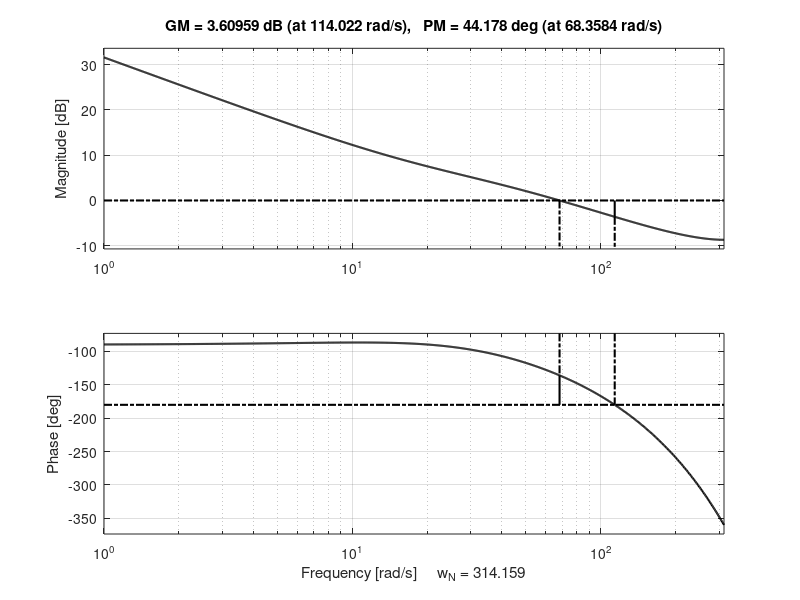

Here is the MATLAB script that generated this plot: (Note: this script raises an error after producing the figure.)
clear all; close all; clc;

Ts = 0.01;     % Sampletijd van de Arduino (10 ms = 100 Hz)
PM = 45;       % Doel faserand (deg)
APL = 15;      % Additional Phase Lag (deg)
phi_target = -180 + PM + APL; % -120°

%% 1. PARAMETERS UIT ASSIGNMENT 1
% -------------------------------------------------------------------------
% Motor A
a1_A = -0.6734;
b1_A = 0.6424;
Hz_A = tf([0 b1_A], [1 a1_A 0], Ts); % H_z(z) = b1 / (z * (z + a1))

% Motor B
a1_B = -0.7034;
b1_B = 0.5828;
Hz_B = tf([0 b1_B], [1 a1_B 0], Ts);

%% 2. DISCREET REGELAAR ONTWERP IN HET Z-DOMEIN
% -------------------------------------------------------------------------
s = tf('s');

% Ontwerp motor A 
phase_eq_A = @(w) rad2deg(angle(freqresp(Hz_A, w)));
w_c_A = fzero(@(w) phase_eq_A(w) - phi_target, 50);

Ti_A = tand(90 - APL) / w_c_A;
Ds_cont_A = (Ti_A * s + 1) / (Ti_A * s);
Dz_unscaled_A = c2d(Ds_cont_A, Ts, 'ZOH'); % Discrete PI via ZOH

mag_at_wc_A = abs(squeeze(freqresp(Dz_unscaled_A * Hz_A, w_c_A)));
K_A_gain = 1 / mag_at_wc_A;
Dz_A = K_A_gain * Dz_unscaled_A;
L_z_A = Dz_A * Hz_A;

% Ontwerp motor B 
phase_eq_B = @(w) rad2deg(angle(freqresp(Hz_B, w)));
w_c_B = fzero(@(w) phase_eq_B(w) - phi_target, 50);

Ti_B = tand(90 - APL) / w_c_B;
Ds_cont_B = (Ti_B * s + 1) / (Ti_B * s);
Dz_unscaled_B = c2d(Ds_cont_B, Ts, 'ZOH');

mag_at_wc_B = abs(squeeze(freqresp(Dz_unscaled_B * Hz_B, w_c_B)));
K_B_gain = 1 / mag_at_wc_B;
Dz_B = K_B_gain * Dz_unscaled_B;
L_z_B = Dz_B * Hz_B;

% Print resultaten in de command window
fprintf('=== DISCREET REGELAAR ONTWERP (Z-DOMAIN, Ts = 0.01s) ===\n');
fprintf('Motor A -> w_c = %.4f rad/s, Ti = %.4f s, Kp = %.4f\n', w_c_A, Ti_A, K_A_gain);
fprintf('Motor B -> w_c = %.4f rad/s, Ti = %.4f s, Kp = %.4f\n\n', w_c_B, Ti_B, K_B_gain);

%% 3. BODE PLOTS GENEREREN (Motor A & B)
% -------------------------------------------------------------------------
[Gm_A, Pm_A, Wcp_A, Wcg_A] = margin(L_z_A);
[Gm_B, Pm_B, Wcp_B, Wcg_B] = margin(L_z_B);

% Omrekenen van Gain Margin naar dB voor de titel
Gm_dB_A = 20*log10(Gm_A);
Gm_dB_B = 20*log10(Gm_B);

% --- Discrete bode plot motor A ---
figure('Units', 'centimeters', 'Position', [5 5 16 12]);
margin(L_z_A);

h_lines_A = findall(gcf, 'Type', 'line');
set(h_lines_A, 'Color', 'k', 'LineWidth', 1.5);

raw_ax = findall(gcf, 'Type', 'axes');
plot_ax_A = [];
for i = 1:length(raw_ax)
    pos = get(raw_ax(i), 'Position');
    if length(pos) == 4
        plot_ax_A(end+1) = raw_ax(i);
    end
end

% Sorteer de assen op verticale positie zonder dot-notatie
pos_y_A = zeros(length(plot_ax_A), 1);
for i = 1:length(plot_ax_A)
    p = get(plot_ax_A(i), 'Position');
    pos_y_A(i) = p(2);
end
[~, idx] = sort(pos_y_A, 'descend');
plot_ax_A = plot_ax_A(idx);

for i = 1:length(plot_ax_A)
    axes(plot_ax_A(i)); hold on;
    xlim([1 pi/Ts]);
    xline(Wcg_A, 'k--', 'LineWidth', 1.5);
    hold off;
    grid on;
    set(plot_ax_A(i), 'FontSize', 11);
end

ylabel(plot_ax_A(1), 'Magnitude', 'FontSize', 40, 'Color', 'k');
ylabel(plot_ax_A(2), 'Phase [^\circ]', 'FontSize', 40, 'Color', 'k');
xlabel(plot_ax_A(1), 'Frequency', 'FontSize', 40, 'Color', 'k');

title_str_A = sprintf('Bode diagram (Motor A) (PM = %.1f^\\circ, GM = %.1f dB, \\omega_c = %.1f rad/s)', Pm_A, Gm_dB_A, Wcg_A);
title(plot_ax_A(1), title_str_A, 'FontSize', 40, 'FontWeight', 'bold');


% --- Discrete bode plot motor B ---
figure('Units', 'centimeters', 'Position', [5 5 16 12]);
margin(L_z_B);

h_lines_B = findall(gcf, 'Type', 'line');
set(h_lines_B, 'Color', 'k', 'LineWidth', 1.5);

raw_ax = findall(gcf, 'Type', 'axes');
plot_ax_B = [];
for i = 1:length(raw_ax)
    pos = get(raw_ax(i), 'Position');
    if length(pos) == 4
        plot_ax_B(end+1) = raw_ax(i);
    end
end

pos_y_B = zeros(length(plot_ax_B), 1);
for i = 1:length(plot_ax_B)
    p = get(plot_ax_B(i), 'Position');
    pos_y_B(i) = p(2);
end
[~, idx] = sort(pos_y_B, 'descend');
plot_ax_B = plot_ax_B(idx);

for i = 1:length(plot_ax_B)
    axes(plot_ax_B(i)); hold on;
    xlim([1 pi/Ts]);
    xline(Wcg_B, 'k--', 'LineWidth', 1.5);
    hold off;
    grid on;
    set(plot_ax_B(i), 'FontSize', 11);
end

ylabel(plot_ax_B(1), 'Magnitude', 'FontSize', 40, 'Color', 'k');
ylabel(plot_ax_B(2), 'Phase [^\circ]', 'FontSize', 40, 'Color', 'k');
xlabel(plot_ax_B(1), 'Frequency', 'FontSize', 40, 'Color', 'k');

title_str_B = sprintf('Bode diagram (Motor B) (PM = %.1f^\\circ, GM = %.1f dB, \\omega_c = %.1f rad/s)', Pm_B, Gm_dB_B, Wcg_B);
title(plot_ax_B(1), title_str_B, 'FontSize', 40, 'FontWeight', 'bold');

%% 4. QUESTION 2(a): SIMULATIE OP BASIS VAN EXPERIMENTELE DATA
% -------------------------------------------------------------------------
data = readmatrix('data_2a.csv'); 

% Lees de data in
raw_time = data(:, 1);
ref_meas = data(:, 2);
speed_A  = data(:, 3);
speed_B  = data(:, 4);
voltage_A = data(:, 5);
voltage_B = data(:, 6);


% GEFIXTE TIJDVECTOR: Maak een perfect zuivere tijdvector aan 
% die exact even lang duurt als jullie experiment, met vaste stap Ts = 0.01s
N_samples = length(raw_time);
t_meas = (0:N_samples-1)' * Ts; 

% Simulatie van het gesloten-loop systeem (Motor A)
T_closed_A = feedback(Dz_A * Hz_A, 1);
T_control_A = feedback(Dz_A, Hz_A);

[y_sim_A, ~] = lsim(T_closed_A, ref_meas, t_meas);
[u_sim_A, ~] = lsim(T_control_A, ref_meas, t_meas);
u_sat_A = max(min(u_sim_A, 12), -12);

% Simulatie van het gesloten-loop systeem (Motor B)
T_closed_B = feedback(Dz_B * Hz_B, 1);
T_control_B = feedback(Dz_B, Hz_B);

[y_sim_B, ~] = lsim(T_closed_B, ref_meas, t_meas);
[u_sim_B, ~] = lsim(T_control_B, ref_meas, t_meas);
u_sat_B = max(min(u_sim_B, 12), -12);

%% 5. FIGUREN GENEREREN VOOR HET VERSLAG (Simulatie + Echte Data)

% --- Figuur 1: Stapresponsie (Simulatie vs Echte Meting) MOTOR A ---
figure('Units', 'centimeters', 'Position', [5 5 16 10]);
plot(t_meas, ref_meas, 'k--', 'LineWidth', 2.5); hold on;
plot(t_meas, y_sim_A, 'k-', 'LineWidth', 3.0);
plot(t_meas, speed_A, 'k:', 'LineWidth', 1.0); % Echte meetdata Motor A
grid on;
xlabel('Time [s]', 'FontSize', 50);
ylabel('\omega_A [rad/s]', 'FontSize', 50);
legend('Reference', 'Simulated response', 'Measured response', 'Location', 'Northeast', 'FontSize', 40);
title('Closed-loop velocity step response (Motor A)', 'FontSize', 60);

% --- Figuur 2: Stapresponsie (Simulatie vs Echte Meting) MOTOR B ---
figure('Units', 'centimeters', 'Position', [5 5 16 10]);
plot(t_meas, ref_meas, 'k--', 'LineWidth', 2.5); hold on;
plot(t_meas, y_sim_B, 'k-', 'LineWidth', 3.0);
plot(t_meas, speed_B, 'k:', 'LineWidth', 1.0); % Echte meetdata Motor B
grid on;
xlabel('Time [s]', 'FontSize', 50);
ylabel('\omega_B [rad/s]', 'FontSize', 50);
legend('Reference', 'Simulated response', 'Measured response', 'Location', 'Southwest', 'FontSize', 40);
title('Closed-loop velocity step response (Motor B)', 'FontSize', 60);

% --- Figuur 3: Tracking Error MOTOR A ---
figure('Units', 'centimeters', 'Position', [5 5 16 8]);
e_meas_A = ref_meas - speed_A; % Experimentele tracking error
e_sim_A = ref_meas - y_sim_A;
plot(t_meas, e_meas_A, 'k--', 'LineWidth', 1.5);
hold on;
plot(t_meas, e_sim_A, 'k', 'LineWidth', 2);
grid on;
xlabel('Time [s]', 'FontSize', 50);
ylabel('e_A [rad/s]', 'FontSize', 50);
legend('Measured', 'Simulated', 'Location', 'Southwest', 'FontSize', 50);
title('Closed-loop tracking error (Motor A)', 'FontSize', 60);

% --- Figuur 4: Tracking Error MOTOR B ---
figure('Units', 'centimeters', 'Position', [5 5 16 8]);
e_meas_B = ref_meas - speed_B; % Experimentele tracking error
e_sim_B = ref_meas - y_sim_B;
plot(t_meas, e_meas_B, 'k--', 'LineWidth', 1.5);
hold on;
plot(t_meas, e_sim_B, 'k', 'LineWidth', 2);
grid on;
xlabel('Time [s]', 'FontSize', 50);
ylabel('e_B [rad/s]', 'FontSize', 50);
legend('Measured', 'Simulated', 'Location', 'Southwest', 'FontSize', 50);
title('Closed-loop tracking error (Motor B)', 'FontSize', 60);

% --- Figuur 5: Control Signal & Saturation MOTOR A ---
figure('Units', 'centimeters', 'Position', [5 5 16 9]);
plot(t_meas, u_sat_A, 'k-', 'LineWidth', 2.0); hold on; % De berekende stuurspanning (onder de limiet)
plot(t_meas, voltage_A, 'k:', 'LineWidth', 1.0); % De werkelijke gemeten spanning door de Arduino
yline(12, 'k-.', 'LineWidth', 1.5); % Bovengrens (+12V)
yline(-12, 'k-.', 'LineWidth', 1.5); % Ondergrens (-12V)
grid on;
xlabel('Time [s]', 'FontSize', 50);
ylabel('u_A [V]', 'FontSize', 50);
legend('Simulated control signal', 'Measured control signal', 'Saturation limits', 'Location', 'Southeast', 'FontSize', 40);
title('Motor input voltage (Motor A)', 'FontSize', 60);

% --- Figuur 6: Control Signal & Saturation MOTOR B ---
figure('Units', 'centimeters', 'Position', [5 5 16 9]);
plot(t_meas, u_sat_B, 'k-', 'LineWidth', 2.0); hold on; % De berekende stuurspanning (onder de limiet)
plot(t_meas, voltage_B, 'k:', 'LineWidth', 1.0); % De werkelijke gemeten spanning door de Arduino
yline(12, 'k-.', 'LineWidth', 1.5); % Bovengrens (+12V)
yline(-12, 'k-.', 'LineWidth', 1.5); % Ondergrens (-12V)
grid on;
xlabel('Time [s]', 'FontSize', 50);
ylabel('u_B [V]', 'FontSize', 50);
legend('Simulated control signal', 'Measured control signal', 'Saturation limits', 'Location', 'Southeast', 'FontSize', 40);
title('Motor input voltage (Motor B)', 'FontSize', 60);
